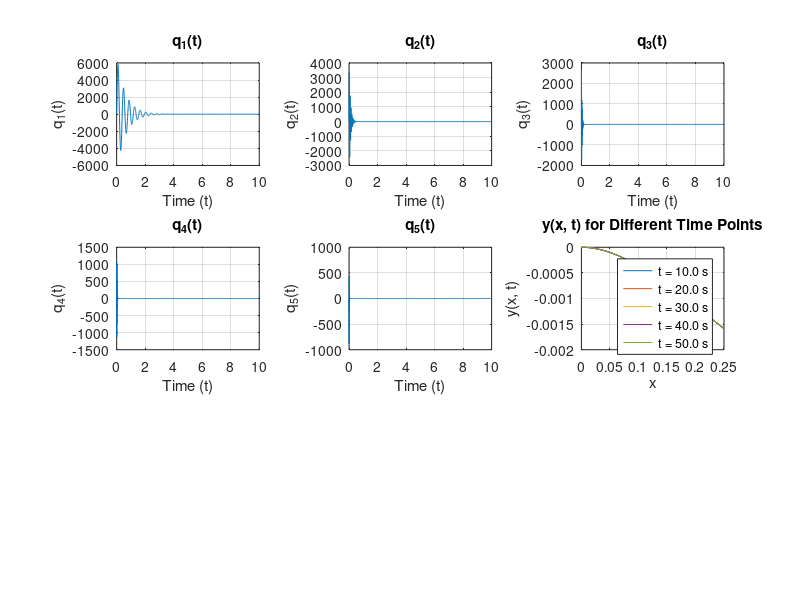

This chart was generated by the following MATLAB code:
function impulse_response
    % Constants
    beta_values = [7.5, 18.776, 31.419, 43.982, 56.549];
    L = 0.25;
    N = 5;
    w = [16.2338, 101.72344, 284.82312, 558.14128, 922.64504];
    a = [3.248, 20.355, 56.994, 111.685, 184.623];
    b = [263.804, 10358.158, 81206.525, 311837.785, 852137.646];
    c = [0.1136, 0.4131, 0.9280, 1.3417, 1.512];
    t_span = [0, 10];
    t_values = linspace(t_span(1), t_span(2), 2000);
    q_values = zeros(N, length(t_values));

    for i = 1:N
        initial_conditions = [0, 0];
        [t, sol] = ode45(@(t, q) odefun_impulse(t, q, a(i), b(i), c(i), w), t_span, initial_conditions);
        q_values(i, :) = interp1(t, sol(:, 1), t_values);
    end

    x_range = linspace(0, L, 100);
    y_values_2d = zeros(length(x_range), length(t_values));

    for j = 1:length(x_range)
        for i = 1:N
            w_i_value = w_i(x_range(j), beta_values(i), L);
            y_values_2d(j, :) = y_values_2d(j, :) + w_i_value .* q_values(i, :);
        end
    end

    plot_results(t_values, q_values, x_range, y_values_2d, N);
end

function dydt = odefun_impulse(t, q, a, b, c, w)
    % Approximation of unit impulse function
    if abs(t) < 1e-3 % Adjust this threshold for impulse width
        A = 1e9; % Adjust this for impulse amplitude
    else
        A = 0;
    end
    dydt = [q(2); A * c - a * q(2) - b * q(1)];
end

function val = w_i(x, beta, L)
    sin_betaL = sin(beta * L);
    sinh_betaL = sinh(beta * L);
    cos_betaL = cos(beta * L);
    cosh_betaL = cosh(beta * L);
    val = (1 ./ (sin_betaL - sinh_betaL)) .* ...
        ((sin_betaL - sinh_betaL) .* (sin(beta * x) - sinh(beta * x)) + ...
         (cos_betaL + cosh_betaL) .* (cos(beta * x) - cosh(beta * x)));
end

function plot_results(t_values, q_values, x_range, y_values_2d, N)
    figure;
    for i = 1:N
        subplot(3, 3, i);
        plot(t_values, q_values(i, :));
        title(sprintf('q_%d(t)', i));
        xlabel('Time (t)');
        ylabel(sprintf('q_%d(t)', i));
        grid on;
    end

    subplot(3, 3, N + 1);
    selected_time_points = [10, 20, 30, 40, 50];
    for time_point = selected_time_points
        [~, idx] = min(abs(t_values - time_point));
        plot(x_range, y_values_2d(:, idx), 'DisplayName', sprintf('t = %.1f s', time_point));
        hold on;
    end
    title('y(x, t) for Different Time Points');
    xlabel('x');
    ylabel('y(x, t)');
    legend;
    grid on;
    hold off;
end
